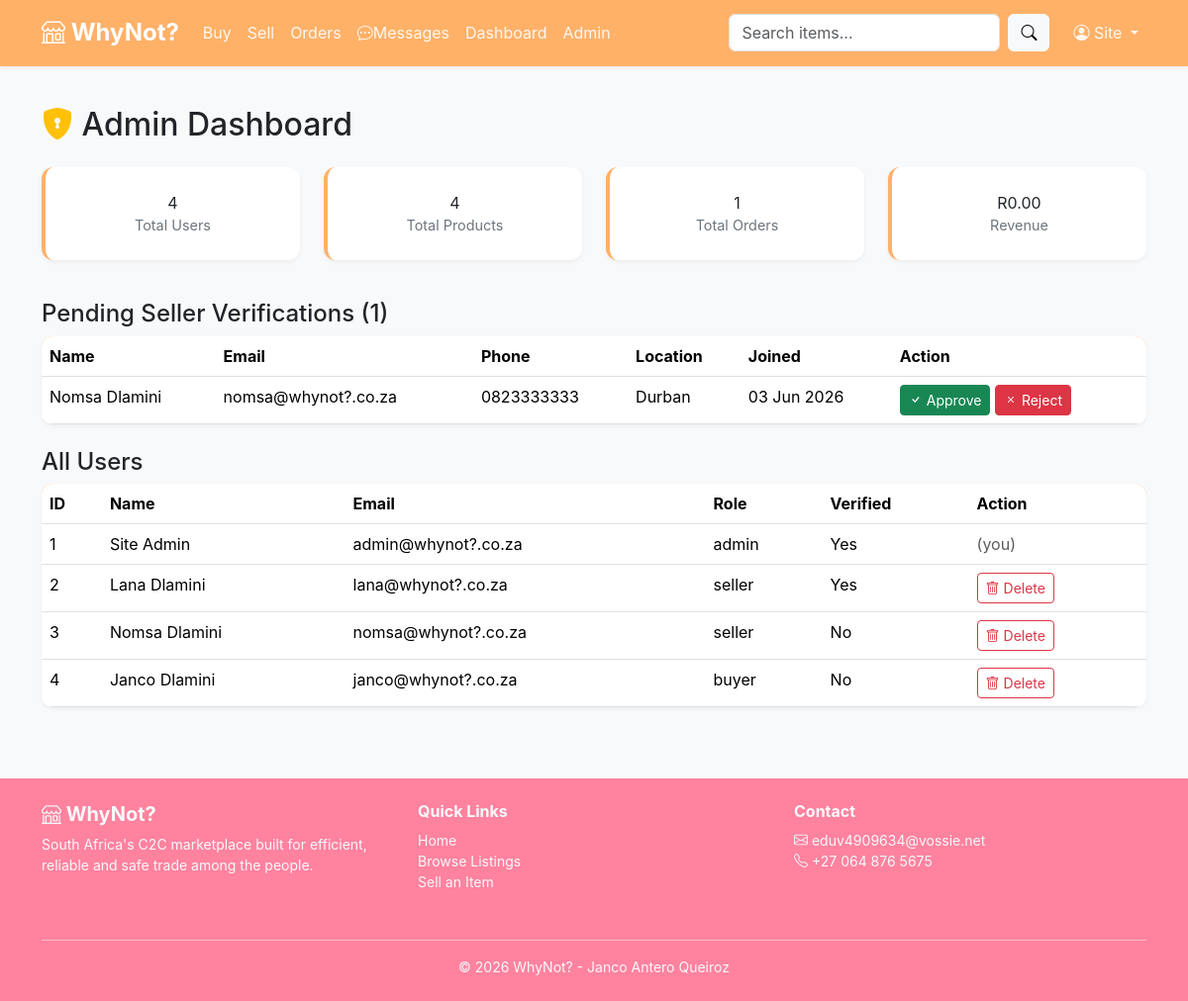
/admin-dashboard.php (signed in), run on the app's committed database.
### tables this page shows
CREATE TABLE users (
    user_id                 INT AUTO_INCREMENT PRIMARY KEY,
    username                VARCHAR(50) NOT NULL UNIQUE,
    email                   VARCHAR(100) NOT NULL UNIQUE,
    password_hash           VARCHAR(255) NOT NULL,
    first_name              VARCHAR(50),
    last_name               VARCHAR(50),
    phone                   VARCHAR(20), 
    profile_image           VARCHAR(255),
    location_user           VARCHAR(100),
    role_user               ENUM('buyer', 'seller', 'admin') NOT NULL DEFAULT 'buyer',
    is_verified             BOOLEAN NOT NULL DEFAULT FALSE,
    verification_status     ENUM ('none', 'pending', 'approved', 'rejected') NOT NULL DEFAULT 'none',
    created_at              TIMESTAMP DEFAULT CURRENT_TIMESTAMP,
    updated_at              TIMESTAMP DEFAULT CURRENT_TIMESTAMP ON UPDATE CURRENT_TIMESTAMP
);

### includes/authentication.php (called while the page is built, shortened)
<?php
function is_logged_in() {
    return isset($_SESSION['user_id']);
}
function current_user_id(): ?int {
    return $_SESSION['user_id'] ?? null;
}
function current_user_role(): ?string {
    return $_SESSION['user_role'] ?? null;
}
function current_user_name(): ?string {
    return $_SESSION['first_name'] ?? null;
}
?>

### admin-dashboard.php (the view, shortened to what this page needs)
<?php
require_once __DIR__ . '/includes/db.php';
require_once __DIR__ . '/includes/authentication.php';
$total_users = $pdo->query("SELECT COUNT(*) FROM users")->fetchColumn();
$total_products = $pdo->query("SELECT COUNT(*) FROM products")->fetchColumn();
$total_orders = $pdo->query("SELECT COUNT(*) FROM orders")->fetchColumn();
$revenue = $pdo->query("SELECT COALESCE(SUM(price),0) FROM orders WHERE order_status='completed'")->fetchColumn();
$pending = $pdo->query("SELECT * FROM users WHERE verification_status = 'pending' ORDER BY created_at DESC")->fetchAll();
$users = $pdo->query("SELECT * FROM users ORDER BY created_at DESC")->fetchAll();
include __DIR__ . '/includes/header.php';
?>
<div class="container py-4">
    <h2><i class="bi bi-shield-lock-fill text-warning"></i> Admin Dashboard</h2>
    <div class="row my-4">
        <div class="col-md-3 mb-3"><div class="vd-stat"><div class="vd-stat-num"><?= $total_users ?></div><div class="vd-stat-label">Total Users</div></div></div>
        <div class="col-md-3 mb-3"><div class="vd-stat"><div class="vd-stat-num"><?= $total_products ?></div><div class="vd-stat-label">Total Products</div></div></div>
        <div class="col-md-3 mb-3"><div class="vd-stat"><div class="vd-stat-num"><?= $total_orders ?></div><div class="vd-stat-label">Total Orders</div></div></div>
        <div class="col-md-3 mb-3"><div class="vd-stat"><div class="vd-stat-num">R<?= number_format($revenue,2) ?></div><div class="vd-stat-label">Revenue</div></div></div>
    </div>
    <h4 class="mt-4">Pending Seller Verifications (<?= count($pending) ?>)</h4>
    <?php if (empty($pending)): ?>
        <p class="text-muted">No pending verifications.</p>
    <?php else: ?>
        <div class="table-responsive vd-table">
            <table class="table table-hover mb-0">
                <thead><tr><th>Name</th><th>Email</th><th>Phone</th><th>Location</th><th>Joined</th><th>Action</th></tr></thead>
                <tbody>
                <?php foreach ($pending as $u): ?>
                    <tr>
                        <td><?= htmlspecialchars(($u['first_name'] ?? '') . ' ' . ($u['last_name'] ?? ''))?></td>
                        <td><?= htmlspecialchars($u['email']) ?></td>
                        <td><?= htmlspecialchars($u['phone']) ?></td>
                        <td><?= htmlspecialchars($u['location_user'] ?? '') ?></td>
                        <td><?= date('d M Y', strtotime($u['created_at'])) ?></td>
                        <td>
                            <form method="post" class="d-inline">
                                <button type="submit" name="verify_user" class="btn btn-sm btn-success"><i class="bi bi-check"></i> Approve</button>
                            </form>
                            <form method="post" class="d-inline">
                                <button type="submit" name="verify_user" class="btn btn-sm btn-danger"><i class="bi bi-x"></i> Reject</button>
                            </form>
                        </td>
                    </tr>
                <?php endforeach; ?>
                </tbody>
            </table>
        </div>
    <?php endif; ?>
    <h4 class="mt-4">All Users</h4>
    <div class="table-responsive vd-table">
        <table class="table table-hover mb-0">
            <thead><tr><th>ID</th><th>Name</th><th>Email</th><th>Role</th><th>Verified</th><th>Action</th></tr></thead>
            <tbody>
            <?php foreach ($users as $u): ?>
                <tr>
                    <td><?= $u['user_id'] ?></td>
                    <td><?= htmlspecialchars(($u['first_name'] ?? '') . ' ' . ($u['last_name'] ?? '')) ?></td>
                    <td><?= htmlspecialchars($u['email']) ?></td>
                    <td><?= htmlspecialchars($u['role_user']) ?></td>
                    <td><?= $u['is_verified'] ? 'Yes' : 'No' ?></td>
                    <td>
                        <?php if ($u['user_id'] !== current_user_id()): ?>
                           <button type="button" class="btn btn-sm btn-outline-danger"
                                data-bs-toggle="modal" data-bs-target="#deleteUserModal"
                                data-user-id="<?= $u['user_id'] ?>"
                                data-user-name="<?= htmlspecialchars(($u['first_name'] ?? '') . ' ' . ($u['last_name'] ?? '')) ?>">
                                <i class="bi bi-trash"></i> Delete
                            </button>
                        <?php else: ?>
                            <span class="text-muted">(you)</span>
                        <?php endif; ?>
                    </td>
                </tr>
            <?php endforeach; ?>
            </tbody>
        </table>
    </div>
</div>
<?php include __DIR__ . '/includes/footer.php'; ?>

### includes/header.php (shortened to what this page needs)
<?php
require_once __DIR__ . '/authentication.php';
?>
<!DOCTYPE html>
<html lang="en">
    <head>
    <link href="https://cdn.jsdelivr.net/npm/bootstrap@5.3.2/dist/css/bootstrap.min.css" rel="stylesheet">
    <link href="https://cdn.jsdelivr.net/npm/bootstrap-icons@1.11.1/font/bootstrap-icons.css" rel="stylesheet">
    <link rel="stylesheet" href="/VerkoopDit/css/styles.css">
    </head>
<body>
<nav class="navbar navbar-expand-lg navbar-dark sticky-top vd-navbar">
    <div class="container">
        <a class="navbar-brand fw-bold" href="/VerkoopDit/index.php">
            <i class="bi bi-shop"></i> WhyNot?
        </a>
        <div class="collapse navbar-collapse" id="mainNav">
            <ul class="navbar-nav me-auto">
                <li class="nav-item"><a class="nav-link" href="/VerkoopDit/browse.php">Buy</a></li>
                <?php if (is_logged_in()): ?>
                    <li class="nav-item"><a class="nav-link" href="/VerkoopDit/sell.php">Sell</a></li>
                    <li class="nav-item"><a class="nav-link" href="/VerkoopDit/orders.php">Orders</a></li>
                    <li class="nav-item">
                        <a class="nav-link" href="/VerkoopDit/messages.php">
                            <i class="bi bi-chat-dots"></i>Messages
                        </a>
                    </li>
                    <li class="nav-item"><a class="nav-link" href="/VerkoopDit/seller-dashboard.php">Dashboard</a></li>
                    <?php if (current_user_role() === 'admin'): ?>
                        <li class="nav-item"><a class="nav-link text-warning" href="/VerkoopDit/admin-dashboard.php">Admin</a></li>
                    <?php endif; ?>
                <?php endif; ?>
            </ul>
            <form class="d-flex me-3" action="/VerkoopDit/browse.php" method="GET">
                <input class="form-control me-2" type="search" name="q" placeholder="Search items..." aria-label="Search">
                <button class="btn btn-light" type="submit"><i class="bi bi-search"></i></button>
            </form>
            <ul class="navbar-nav">
                <?php if (is_logged_in()): ?>
                    <li class="nav-item dropdown">
                        <a class="nav-link dropdown-toggle" href="#" data-bs-toggle="dropdown">
                            <i class="bi bi-person-circle"></i> <?= htmlspecialchars(current_user_name() ?? 'Account') ?>
                        </a>
                    </li>
                <?php else: ?>
                    <li class="nav-item"><a class="nav-link" href="/VerkoopDit/login.php">Login</a></li>
                    <li class="nav-item"><a class="nav-link" href="/VerkoopDit/register.php">Register</a></li>
                <?php endif; ?>
            </ul>
        </div>
    </div>
</nav>
<main class="vd-main">

### includes/footer.php (shortened to what this page needs)
<footer class="vd-footer mt-5 py-4 text-light">
    <div class="container">
        <div class="row">
            <div class="col-md-4 mb-3">
                <h5 class="fw-bold"><i class="bi bi-shop"></i> WhyNot?</h5>
                <p class="small">South Africa's C2C marketplace built for efficient, reliable and safe trade among the people.</p>
            </div>
            <div class="col-md-4 mb-3">
                <h6 class="fw-bold">Quick Links</h6>
                <ul class="list-unstyled small">
                    <li><a href="/VerkoopDit/index.php" class="text-light text-decoration-none">Home</a></li>
                    <li><a href="/VerkoopDit/browse.php" class="text-light text-decoration-none">Browse Listings</a></li>
                    <li><a href="/VerkoopDit/sell.php" class="text-light text-decoration-none">Sell an Item</a></li>
                </ul>
            </div>
            <div class="col-md-4 mb-3">
                <h6 class="fw-bold">Contact</h6>
                <p class="small mb-0"><i class="bi bi-envelope"></i> eduv4909634@vossie.net</p>
                <p class="small mb-0"><i class="bi bi-telephone"></i> +27 064 876 5675</p>
            </div>
        </div>
        <hr class="border-light opacity-50">
        <p class="text-center small mb-0">&copy; <?= date('Y') ?> WhyNot? - Janco Antero Queiroz </p>
    </div>
</footer>
</main>
</body>
</html>

### css/styles.css (style rules this page uses)
:root { --vd-primary: #ffb168; --vd-primary-dark: #ff829f; --vd-accent: #f4a261; --vd-accent-dark: #e07a3a; --vd-success: #2a9d8f; --vd-danger: #e63946; --vd-bg: #f8f9fa; --vd-card-bg: #ffffff; --vd-text: #212529; --vd-text-muted: #6c757d; --vd-border: #dee2e6; --vd-primary-light: #ff829f; --vd-radius: 12px; --vd-shadow-sm: 0 2px 4px rgba(0,0,0,0.05); --vd-shadow-md: 0 4px 12px rgba(0,0,0,0.1); }
body { background: var(--vd-bg); color: var(--vd-text); font-family: -apple-system, BlinkMacSystemFont, 'Segoe UI', Roboto, 'Helvetica Neue', Arial, sans-serif; }
.vd-main { min-height: 70vh; padding-top: 1rem; }
.vd-navbar { background: var(--vd-primary) !important; box-shadow: var(--vd-shadow-sm); padding-top: 0.65rem; padding-bottom: 0.65rem; }
.vd-navbar .navbar-brand { color: #fff !important; font-size: 1.5rem; }
.vd-navbar .nav-link { color: rgba(255,255,255,0.9) !important; transition: color 0.2s; }
.vd-stat { background: white; border-radius: var(--vd-radius); box-shadow: var(--vd-shadow-sm); padding: 1.5rem; text-align: center; border-left: 4px solid var(--vd-primary); }
.vd-stat .vd-stat-label { color: var(--vd-text-muted); font-size: 0.9rem; }
.vd-table { background: white; border-radius: var(--vd-radius); overflow: hidden; box-shadow: var(--vd-shadow-sm); }
.vd-table thead { background: var(--vd-primary); color: white; }
.vd-footer { background: var(--vd-primary-dark); color: white; }

### data on the page
users: first_name+last_name "Nomsa Dlamini", email "nomsa@whynot?.co.za", phone "0823333333", location_user "Durban", created_at "03 Jun 2026", user_id "3", role_user "seller", is_verified "No"
users: user_id "1", first_name+last_name "Site Admin", email "admin@whynot?.co.za", role_user "admin", is_verified "Yes", shows "(you)"
users: user_id "2", first_name+last_name "Lana Dlamini", email "lana@whynot?.co.za", role_user "seller", is_verified "Yes"
users: user_id "4", first_name+last_name "Janco Dlamini", email "janco@whynot?.co.za", role_user "buyer", is_verified "No"

### other printed values
current_user_name() "Site"
$total_users "4"
$total_products "4"
$total_orders "1"
$revenue "0.00"
count($pending) "1"
